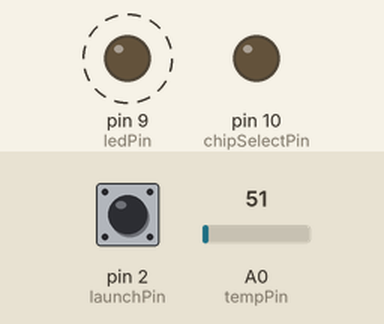
The sketch below on a simulated Arduino Leonardo, built for the host (arithmetic inside an expression is 32-bit, double 64-bit). Parts: output pins drawn as LEDs (lit = HIGH). Dashed ring = blinking. The inputs (shaded band) are chosen by the test bench; at power-on: pin 2 (launchPin) HIGH, A0 (tempPin) = 51. Storage starts empty; what the sketch prints to the serial monitor is not drawn.

Above: at 0.5 s.
Timing chart, 0 to 4.7 s (numbered marks = the images above):
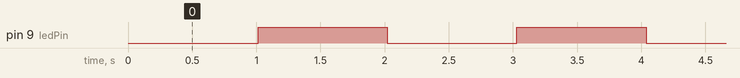

Measured:
- by itself, pin 9 (ledPin): alternates HIGH for 1.0 s and LOW for 1.0 s

The sketch:

Datalogger.ino
```cpp
#include <SD.h>

const int ledPin = 9;
const int tempPin = 0;
const int launchPin = 2;
const int chipSelectPin = 10;

boolean printedHead = false;
long previousMillis = 0;
int ledState = LOW;
long interval = 100;

void setup() {
 // Open serial communications and wait for port to open:
  Serial.begin(9600);
   while (!Serial) {
    ; // wait for serial port to connect. Needed for Leonardo only
  }

  pinMode(ledPin, OUTPUT);
  pinMode(launchPin, INPUT);
  digitalWrite(launchPin, HIGH);

  Serial.print("Initializing SD card...");
  pinMode(chipSelectPin, OUTPUT);

  // see if the card is present and can be initialized:
  if (!SD.begin(chipSelectPin)) {
    Serial.println("Card failed, or not present");
    // don't do anything more:
    return;
  }
  Serial.println("card initialized.");
}

void loop() {
  unsigned long currentMillis = millis();

  String dataString = "";
  dataString += String(currentMillis) + ',' + String(analogRead(tempPin)) + ',' + String(digitalRead(launchPin));

  // open the file. note that only one file can be open at a time,
  // so you have to close this one before opening another.
  File dataFile = SD.open("datalog.txt", FILE_WRITE);

  // if the file is available, write to it:
  if (dataFile && SD.exists("datalog.txt")) {
    if(!printedHead){
       dataString = "time, temp, launch";
      printedHead = true;
    }
    dataFile.println(dataString);
    dataFile.close();
    Serial.println(dataString);
    interval = 1000;
  }
  // if the file isn't open, pop up an error:
  else {
    Serial.println("error opening datalog.txt");
    interval = 100;
  }


  if(currentMillis - previousMillis > interval) {
    previousMillis = currentMillis;
    if (ledState == LOW)
      ledState = HIGH;
    else
      ledState = LOW;
    digitalWrite(ledPin, ledState);
  }

  delay(1);
}
```
